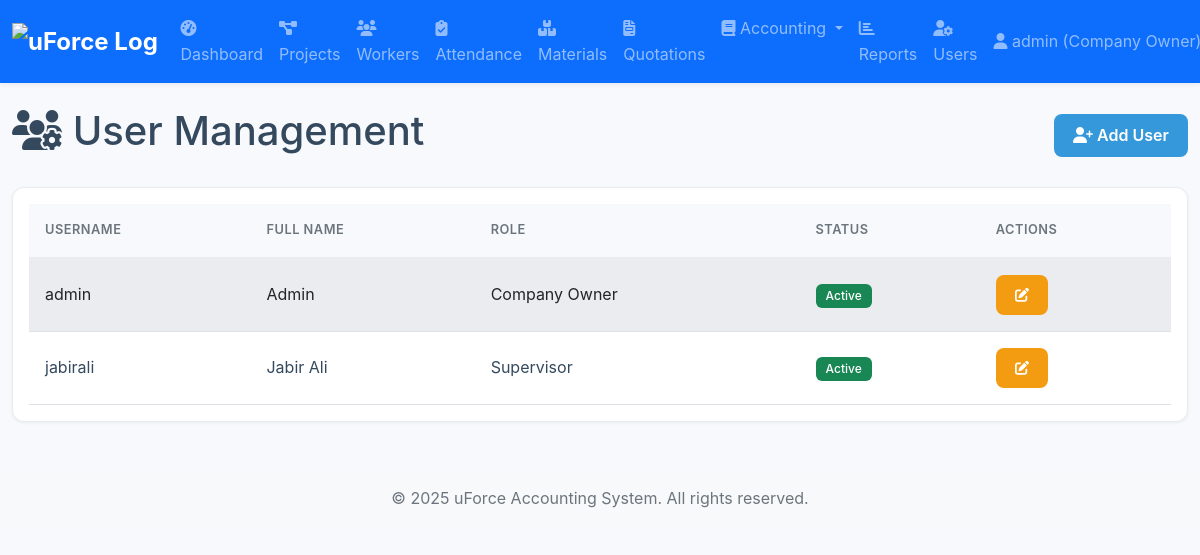
The page /accounts/users/ (signed in) on the database its author committed.
### accounts/models.py (models this page shows, shortened)
class CustomUser(AbstractUser):
    ROLE_CHOICES = (('admin', 'Admin'), ('owner', 'Company Owner'), ('supervisor', 'Supervisor'), ('foreman', 'Foreman'))
    role = models.CharField(max_length=20, choices=ROLE_CHOICES)
    phone = models.CharField(max_length=15, blank=True)

### accounts/views.py (the view)
# urls.py: path('users/', views.user_list_view, name='user_list'),
@login_required
@user_passes_test(role_check(['admin', 'owner']))
def user_list_view(request):
    users = CustomUser.objects.all().order_by('username')
    return render(request, 'accounts/user_list.html', {'user_list': users})

### accounts/templatetags/auth_extras.py (called while the page is built)
@register.filter(name='has_role')
def has_role(user, role_names):
    if not hasattr(user, 'role'):
        return False
    roles = [role.strip() for role in role_names.split(',')]
    return user.role in roles

### accounts/views.py (called while the page is built)
def role_check(role_list):
    def check(user):
        return user.is_authenticated and user.role in role_list
    return check

### templates/accounts/user_list.html (shortened to what this page needs)
{% extends 'base.html' %}
{% load auth_extras %}
{% block content %}
<div class="d-flex justify-content-between align-items-center mb-4">
    <h1><i class="fas fa-users-cog"></i> User Management</h1>
    {% if user|has_role:'admin,owner' %}
    <a href="{% url 'user_create' %}" class="btn btn-primary"><i class="fas fa-user-plus"></i> Add User</a>
    {% endif %}
</div>
<div class="card">
    <div class="card-body">
        <div class="table-responsive">
            <table class="table table-striped table-hover">
                <thead>
                    <tr>
                        <th data-label="Username">Username</th>
                        <th data-label="Full Name">Full Name</th>
                        <th data-label="Role">Role</th>
                        <th data-label="Status">Status</th>
                        <th data-label="Actions">Actions</th>
                    </tr>
                </thead>
                <tbody>
                    {% for u in user_list %}
                    <tr>
                        <td data-label="Username">{{ u.username }}</td>
                        <td data-label="Full Name">{{ u.get_full_name|default:"-" }}</td>
                        <td data-label="Role">{{ u.get_role_display }}</td>
                        <td data-label="Status">
                            <span class="badge bg-{% if u.is_active %}success{% else %}danger{% endif %}">
                                {% if u.is_active %}Active{% else %}Inactive{% endif %}
                            </span>
                        </td>
                        <td data-label="Actions">
                            {% if user|has_role:'admin,owner' %}
                            <a href="{% url 'user_update' u.pk %}" class="btn btn-sm btn-warning"><i class="fas fa-edit"></i></a>
                            {% endif %}
                        </td>
                    </tr>
                    {% empty %}
                    <tr>
                        <td colspan="5" class="text-center text-muted">No users found.</td>
                    </tr>
                    {% endfor %}
                </tbody>
            </table>
        </div>
    </div>
</div>
{% endblock %}

### templates/base.html (shortened to what this page needs)
{% load static %}
{% load auth_extras %}
<!DOCTYPE html>
<html lang="en">
<head>
    <link href="{% static 'css/bootstrap.min.css' %}" rel="stylesheet">
    <link href="https://cdnjs.cloudflare.com/ajax/libs/font-awesome/6.1.1/css/all.min.css" rel="stylesheet">
    <link href="{% static 'css/styles.css' %}" rel="stylesheet">
</head>
<body>
    <nav class="navbar navbar-expand-lg navbar-dark bg-primary sticky-top">
        <div class="container-fluid">
            <a class="navbar-brand" href="{% url 'dashboard' %}">
                <img src="{% static 'images/logo.png' %}" alt="uForce Logo">
            </a>
            <div class="collapse navbar-collapse" id="mainNavbar">
                <ul class="navbar-nav me-auto mb-2 mb-lg-0">
                    <li class="nav-item"><a class="nav-link" href="{% url 'dashboard' %}"><i class="fas fa-tachometer-alt"></i> Dashboard</a></li>
                    <li class="nav-item"><a class="nav-link" href="{% url 'project_list' %}"><i class="fas fa-project-diagram"></i> Projects</a></li>
                    <li class="nav-item"><a class="nav-link" href="{% url 'worker_list' %}"><i class="fas fa-users"></i> Workers</a></li>
                    <li class="nav-item"><a class="nav-link" href="{% url 'attendance_list' %}"><i class="fas fa-clipboard-check"></i> Attendance</a></li>
                    <li class="nav-item"><a class="nav-link" href="{% url 'material_list' %}"><i class="fas fa-boxes-stacked"></i> Materials</a></li>
                    <li class="nav-item"><a class="nav-link" href="{% url 'quotation_list' %}"><i class="fas fa-file-invoice"></i> Quotations</a></li>
                    {% if user|has_role:'admin,owner' %}
                    <li class="nav-item dropdown">
                        <a class="nav-link dropdown-toggle" href="#" id="accountingDropdown" role="button" data-bs-toggle="dropdown">
                            <i class="fas fa-book"></i> Accounting
                        </a>
                    </li>
                    <li class="nav-item"><a class="nav-link" href="{% url 'reports_dashboard' %}"><i class="fas fa-chart-bar"></i> Reports</a></li>
                    <li class="nav-item"><a class="nav-link" href="{% url 'user_list' %}"><i class="fas fa-user-cog"></i> Users</a></li>
                    {% endif %}
                </ul>
                <ul class="navbar-nav">
                    {% if user.is_authenticated %}
                    <li class="nav-item dropdown">
                        <a class="nav-link dropdown-toggle" href="#" id="userDropdown" role="button" data-bs-toggle="dropdown" aria-expanded="false">
                            <i class="fas fa-user"></i> {{ user.username }} ({{ user.get_role_display }})
                        </a>
                    </li>
                    {% else %}
                    <li class="nav-item"><a class="nav-link" href="{% url 'login' %}"><i class="fas fa-sign-in-alt"></i> Login</a></li>
                    {% endif %}
                </ul>
            </div>
        </div>
    </nav>
    <main class="container-fluid mt-4">
        {% block content %}{% endblock %}
    </main>
    <footer class="bg-light text-center text-muted mt-5 py-3">
        <div class="container-fluid">
            &copy; {% now "Y" %} uForce Accounting System. All rights reserved.
        </div>
    </footer>
</body>
</html>

### static/css/styles.css (style rules this page uses)
:root { --primary-color: #2c3e50; --secondary-color: #3498db; --success-color: #27ae60; --warning-color: #f39c12; --danger-color: #e74c3c; --info-color: #17a2b8; --light-color: #ecf0f1; --dark-color: #2c3e50; --body-bg: #f7f9fc; --card-bg: #ffffff; --text-color: #34495e; --border-color: #e9ecef; --shadow-color: rgba(44, 62, 80, 0.07); }
* { margin: 0; padding: 0; box-sizing: border-box; }
body { font-family: -apple-system, BlinkMacSystemFont, "Segoe UI", Roboto, "Helvetica Neue", Arial, sans-serif; background-color: var(--body-bg); line-height: 1.6; color: var(--text-color); -webkit-font-smoothing: antialiased; -moz-osx-font-smoothing: grayscale; }
a { color: var(--secondary-color); text-decoration: none; transition: color 0.2s ease-in-out; }
.navbar { box-shadow: 0 2px 4px var(--shadow-color); background-color: var(--card-bg); }
.navbar-brand { font-weight: 700; font-size: 1.5rem; }
.card { border: 1px solid var(--border-color); border-radius: 0.75rem; box-shadow: 0 1px 3px var(--shadow-color); transition: all 0.2s ease-in-out; margin-bottom: 1.5rem; background-color: var(--card-bg); }
.table { margin-bottom: 0; }
.table thead th { font-weight: 600; text-transform: uppercase; letter-spacing: 0.5px; background-color: var(--body-bg); border-bottom: 2px solid var(--border-color); border-top: none; padding: 1rem; font-size: 0.8rem; color: #6c757d; }
.table tbody td { padding: 1rem; vertical-align: middle; border-top: 1px solid var(--border-color); color: var(--text-color); }
.table-striped tbody tr:nth-of-type(odd) td { background-color: var(--body-bg); }
.btn { border-radius: 0.5rem; font-weight: 600; padding: 0.6rem 1.2rem; transition: all 0.2s ease; border: none; }
.btn-primary { background-color: var(--secondary-color); color: white; }
.btn-warning { background-color: var(--warning-color); color: white; }
.badge { font-weight: 500; padding: 6px 10px; border-radius: 6px; }
footer { padding-top: 3rem; padding-bottom: 3rem; margin-top: auto; }

### templates/base.html (style rules this page uses)
.navbar-brand img { height: 40px; width: auto; }

### rows shown on the page
CustomUser: username "admin", role "Company Owner", get_full_name "Admin", is_active "Active"
CustomUser: username "jabirali", get_full_name "Jabir Ali", role "Supervisor", is_active "Active"
